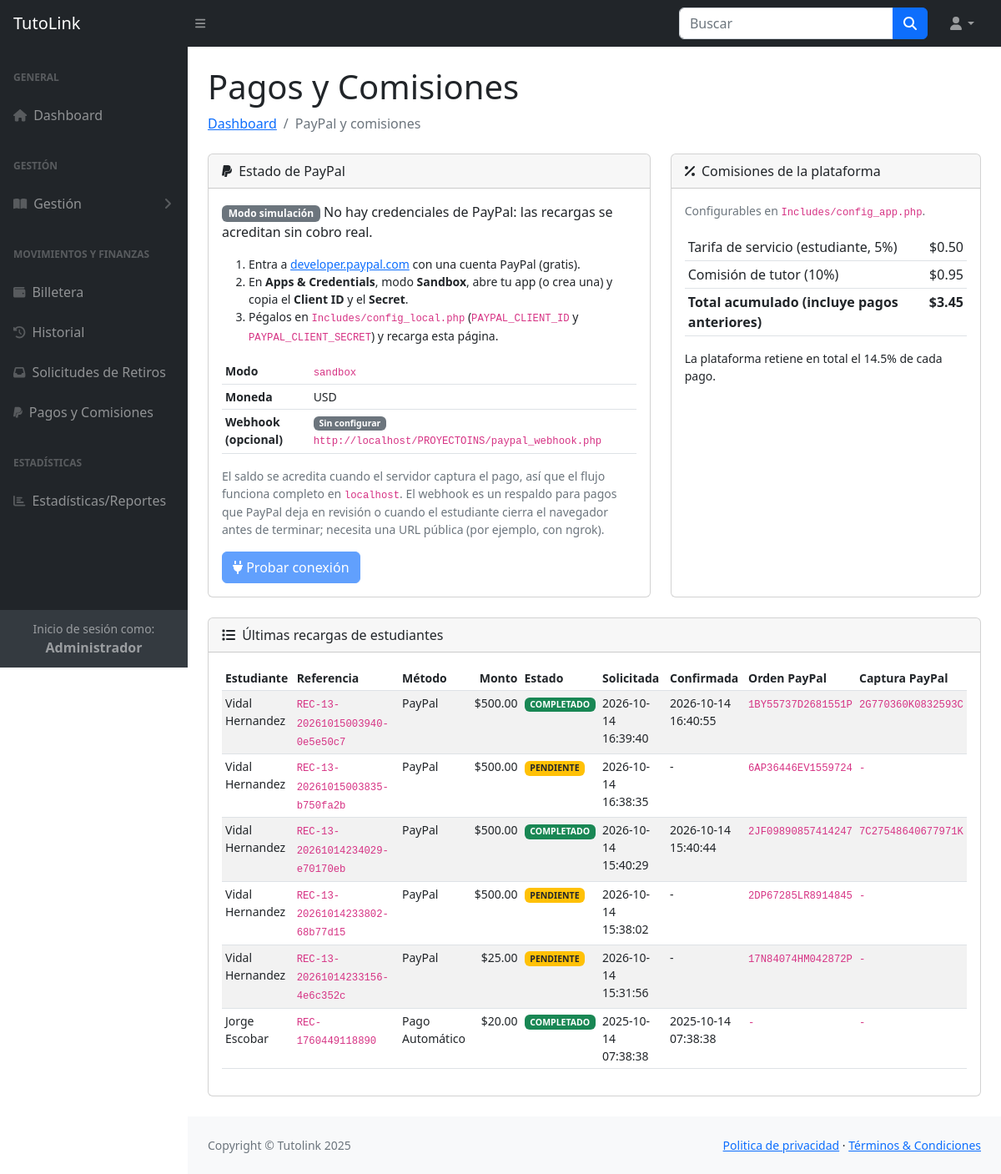
Screenshot of /Administrador/Pagos.php (signed in) with the database file from the repository.
### tables this page shows
CREATE TABLE `recargas_estudiante` (
  `id` int(11) NOT NULL AUTO_INCREMENT,
  `id_estudiante` int(11) NOT NULL,
  `monto` decimal(10,2) NOT NULL,
  `metodo_pago` varchar(50) DEFAULT NULL,
  `estado` varchar(20) NOT NULL DEFAULT 'PENDIENTE',
  `fecha_solicitud` datetime NOT NULL,
  `fecha_confirmacion` datetime DEFAULT NULL,
  `referencia` varchar(100) DEFAULT NULL,
  `paypal_order_id` varchar(64) DEFAULT NULL,
  `paypal_capture_id` varchar(64) DEFAULT NULL,
  PRIMARY KEY (`id`),
  UNIQUE KEY `uk_recarga_referencia` (`referencia`),
  UNIQUE KEY `uk_recarga_paypal_orden` (`paypal_order_id`),
  UNIQUE KEY `uk_recarga_paypal_captura` (`paypal_capture_id`),
  KEY `id_estudiante` (`id_estudiante`),
  CONSTRAINT `recargas_estudiante_ibfk_1` FOREIGN KEY (`id_estudiante`) REFERENCES `usuarios` (`id`)
);

CREATE TABLE `usuarios` (
  `id` int(11) NOT NULL AUTO_INCREMENT,
  `nombre` varchar(50) NOT NULL,
  `apellido` varchar(50) NOT NULL,
  `correo` varchar(100) NOT NULL,
  `telefono` varchar(20) DEFAULT NULL,
  `contrasena` varchar(255) NOT NULL,
  `rol` enum('estudiante','tutor','admin') NOT NULL,
  `perfil_imagen` varchar(255) DEFAULT NULL,
  `carrera` varchar(100) DEFAULT NULL,
  `anio_ciclo` varchar(20) DEFAULT NULL,
  `universidad_estudiante` varchar(100) DEFAULT NULL,
  `modalidad_tutor` varchar(50) DEFAULT NULL,
  `universidad_tutor` varchar(100) DEFAULT NULL,
  `descripcion` text DEFAULT NULL,
  `fecha_registro` timestamp NOT NULL DEFAULT current_timestamp(),
  PRIMARY KEY (`id`),
  UNIQUE KEY `correo` (`correo`)
);

### Includes/PayPal.php (called while the page is built, shortened)
<?php
function paypal_configurado()
{
    return PAYPAL_CLIENT_ID !== '' && PAYPAL_CLIENT_SECRET !== '';
}

### Includes/Comisiones.php (called while the page is built, shortened)
<?php
if (!function_exists('calcular_desglose_pago')) {
    function porcentaje_comision($fraccion)
    {
        return rtrim(rtrim(number_format($fraccion * 100, 2, '.', ''), '0'), '.');
    }
    function porcentaje_comision_total()
    {
        return porcentaje_comision(1 - (1 - COMISION_ESTUDIANTE) * (1 - COMISION_TUTOR));
    }
        ?>
        <?php
}

### Administrador/Pagos.php (the view, shortened to what this page needs)
<?php
include '../Includes/db.php';
include '../Includes/PayPal.php';
$configurado = paypal_configurado();
$url_webhook = APP_URL_BASE . '/paypal_webhook.php';
$es_local = (bool) preg_match('~^https?://(localhost|127\.0\.0\.1|\[::1\])(:\d+)?/~i', APP_URL_BASE . '/');
$recargas = $conn->query("
    SELECT r.referencia, r.monto, r.metodo_pago, r.estado, r.fecha_solicitud, r.fecha_confirmacion,
           r.paypal_order_id, r.paypal_capture_id, u.nombre, u.apellido
    FROM recargas_estudiante r
    JOIN usuarios u ON u.id = r.id_estudiante
    ORDER BY r.id DESC
    LIMIT 20
")->fetchAll(PDO::FETCH_ASSOC);
$comisiones = $conn->query("
    SELECT
        COALESCE(SUM(CASE WHEN referencia LIKE 'Comisión Plataforma (tarifa de servicio%' OR referencia LIKE 'Comisión Plataforma (estudiante%' THEN monto END), 0) AS estudiante,
        COALESCE(SUM(CASE WHEN referencia LIKE 'Comisión Plataforma (comisión de tutor%' OR referencia LIKE 'Comisión Plataforma (tutor%' THEN monto END), 0) AS tutor,
        COALESCE(SUM(monto), 0) AS total
    FROM movimientos_billetera
    WHERE tipo = 'COMISION'
")->fetch(PDO::FETCH_ASSOC);
?>
<!DOCTYPE html>
<html lang="es">
<head>
    <link href="css/styles.css" rel="stylesheet" />
</head>
<body class="sb-nav-fixed">
    <?php include 'Includes/Nav.php'; ?>
    <div id="layoutSidenav">
        <div id="layoutSidenav_nav">
            <?php include 'Includes/NavIzquierdo.php'; ?>
        </div>
        <div id="layoutSidenav_content">
            <main>
                <div class="container-fluid px-4">
                    <h1 class="mt-4">Pagos y Comisiones</h1>
                    <ol class="breadcrumb mb-4">
                        <li class="breadcrumb-item"><a href="index.php">Dashboard</a></li>
                        <li class="breadcrumb-item active">PayPal y comisiones</li>
                    </ol>
                    <div class="row">
                        <div class="col-lg-7 mb-4">
                            <div class="card h-100">
                                <div class="card-header"><i class="fab fa-paypal me-1"></i> Estado de PayPal</div>
                                <div class="card-body">
                                    <?php if ($configurado): ?>
                                        <p>
                                            <span class="badge bg-success">Activo</span>
                                            <span class="badge bg-<?= PAYPAL_MODO === 'live' ? 'danger' : 'info text-dark' ?>">
                                                <?= PAYPAL_MODO === 'live' ? 'Producción: cobros reales' : 'Sandbox: pruebas sin dinero real' ?>
                                            </span>
                                        </p>
                                        <p class="small">Los estudiantes recargan saldo con el botón de PayPal de su Billetera.</p>
                                    <?php else: ?>
                                        <p><span class="badge bg-secondary">Modo simulación</span> No hay credenciales de PayPal:
                                            las recargas se acreditan sin cobro real.</p>
                                        <ol class="small">
                                            <li>Entra a <a href="https://developer.paypal.com" target="_blank" rel="noopener">developer.paypal.com</a>
                                                con una cuenta PayPal (gratis).</li>
                                            <li>En <strong>Apps &amp; Credentials</strong>, modo <strong>Sandbox</strong>, abre tu app
                                                (o crea una) y copia el <strong>Client ID</strong> y el <strong>Secret</strong>.</li>
                                            <li>Pégalos en <code>Includes/config_local.php</code> (<code>PAYPAL_CLIENT_ID</code> y
                                                <code>PAYPAL_CLIENT_SECRET</code>) y recarga esta página.</li>
                                        </ol>
                                    <?php endif; ?>
                                    <table class="table table-sm small">
                                        <tr><th>Modo</th><td><code><?= htmlspecialchars(PAYPAL_MODO) ?></code></td></tr>
                                        <tr><th>Moneda</th><td><?= htmlspecialchars(PAYPAL_MONEDA) ?></td></tr>
                                        <tr><th>Webhook (opcional)</th><td>
                                            <?php if (PAYPAL_WEBHOOK_ID !== ''): ?>
                                                <span class="badge bg-success">Configurado</span>
                                            <?php else: ?>
                                                <span class="badge bg-secondary">Sin configurar</span>
                                            <?php endif; ?>
                                            <code><?= htmlspecialchars($url_webhook) ?></code>
                                        </td></tr>
                                    </table>
                                    <p class="small text-muted">
                                        El saldo se acredita cuando el servidor captura el pago, así que el flujo funciona completo
                                        en <code>localhost</code>. El webhook es un respaldo para pagos que PayPal deja en revisión o
                                        cuando el estudiante cierra el navegador antes de terminar<?= $es_local ? '; necesita una URL pública (por ejemplo, con ngrok)' : '' ?>.
                                    </p>
                                    <a href="Pagos.php?probar=1" class="btn btn-primary <?= $configurado ? '' : 'disabled' ?>">
                                        <i class="fas fa-plug"></i> Probar conexión
                                    </a>
                                </div>
                            </div>
                        </div>
                        <div class="col-lg-5 mb-4">
                            <div class="card h-100">
                                <div class="card-header"><i class="fas fa-percent me-1"></i> Comisiones de la plataforma</div>
                                <div class="card-body">
                                    <p class="small text-muted">Configurables en <code>Includes/config_app.php</code>.</p>
                                    <table class="table table-sm">
                                        <tr><td>Tarifa de servicio (estudiante, <?= porcentaje_comision(COMISION_ESTUDIANTE) ?>%)</td>
                                            <td class="text-end">$<?= number_format($comisiones['estudiante'], 2) ?></td></tr>
                                        <tr><td>Comisión de tutor (<?= porcentaje_comision(COMISION_TUTOR) ?>%)</td>
                                            <td class="text-end">$<?= number_format($comisiones['tutor'], 2) ?></td></tr>
                                        <tr class="fw-bold"><td>Total acumulado (incluye pagos anteriores)</td>
                                            <td class="text-end">$<?= number_format($comisiones['total'], 2) ?></td></tr>
                                    </table>
                                    <p class="small mb-0">La plataforma retiene en total el <?= porcentaje_comision_total() ?>% de cada pago.</p>
                                </div>
                            </div>
                        </div>
                    </div>
                    <div class="card mb-4">
                        <div class="card-header"><i class="fas fa-list me-1"></i> Últimas recargas de estudiantes</div>
                        <div class="card-body table-responsive">
                            <table class="table table-striped table-sm small">
                                <thead>
                                    <tr><th>Estudiante</th><th>Referencia</th><th>Método</th><th class="text-end">Monto</th>
                                        <th>Estado</th><th>Solicitada</th><th>Confirmada</th><th>Orden PayPal</th><th>Captura PayPal</th></tr>
                                </thead>
                                <tbody>
                                    <?php foreach ($recargas as $r): ?>
                                        <?php $color = ['COMPLETADO' => 'success', 'PENDIENTE' => 'warning text-dark', 'FALLIDO' => 'danger'][$r['estado']] ?? 'secondary'; ?>
                                        <tr>
                                            <td><?= htmlspecialchars($r['nombre'] . ' ' . $r['apellido']) ?></td>
                                            <td><code><?= htmlspecialchars($r['referencia'] ?? '') ?></code></td>
                                            <td><?= htmlspecialchars($r['metodo_pago'] ?? '') ?></td>
                                            <td class="text-end">$<?= number_format($r['monto'], 2) ?></td>
                                            <td><span class="badge bg-<?= $color ?>"><?= htmlspecialchars($r['estado']) ?></span></td>
                                            <td><?= htmlspecialchars($r['fecha_solicitud'] ?? '') ?></td>
                                            <td><?= htmlspecialchars($r['fecha_confirmacion'] ?? '-') ?></td>
                                            <td><code><?= htmlspecialchars($r['paypal_order_id'] ?? '-') ?></code></td>
                                            <td><code><?= htmlspecialchars($r['paypal_capture_id'] ?? '-') ?></code></td>
                                        </tr>
                                    <?php endforeach; ?>
                                </tbody>
                            </table>
                        </div>
                    </div>
                </div>
            </main>
            <?php include 'Includes/Footer.php'; ?>
        </div>
    </div>
</body>
</html>

### rows the page displays
recargas_estudiante: id_estudiante.apellido "Vidal Hernandez", referencia "REC-13-20261015003940-0e5e50c7", metodo_pago "PayPal", monto "500.00", estado "COMPLETADO", fecha_solicitud "2026-10-14 16:39:40", fecha_confirmacion "2026-10-14 16:40:55", paypal_order "1BY55737D2681551P", paypal_capture "2G770360K0832593C"
recargas_estudiante: id_estudiante.apellido "Vidal Hernandez", referencia "REC-13-20261015003835-b750fa2b", metodo_pago "PayPal", monto "500.00", estado "PENDIENTE", fecha_solicitud "2026-10-14 16:38:35", fecha_confirmacion "-", paypal_order "6AP36446EV1559724", paypal_capture "-"
recargas_estudiante: id_estudiante.apellido "Vidal Hernandez", referencia "REC-13-20261014234029-e70170eb", metodo_pago "PayPal", monto "500.00", estado "COMPLETADO", fecha_solicitud "2026-10-14 15:40:29", fecha_confirmacion "2026-10-14 15:40:44", paypal_order "2JF09890857414247", paypal_capture "7C27548640677971K"
recargas_estudiante: id_estudiante.apellido "Vidal Hernandez", referencia "REC-13-20261014233802-68b77d15", metodo_pago "PayPal", monto "500.00", estado "PENDIENTE", fecha_solicitud "2026-10-14 15:38:02", fecha_confirmacion "-", paypal_order "2DP67285LR8914845", paypal_capture "-"
recargas_estudiante: id_estudiante.apellido "Vidal Hernandez", referencia "REC-13-20261014233156-4e6c352c", metodo_pago "PayPal", monto "25.00", estado "PENDIENTE", fecha_solicitud "2026-10-14 15:31:56", fecha_confirmacion "-", paypal_order "17N84074HM042872P", paypal_capture "-"
recargas_estudiante: id_estudiante.apellido "Jorge Escobar", referencia "REC-1760449118890", metodo_pago "Pago Automático", monto "20.00", estado "COMPLETADO", fecha_solicitud "2025-10-14 07:38:38", fecha_confirmacion "2025-10-14 07:38:38", paypal_order "-", paypal_capture "-"

### other values shown
PAYPAL_MODO "sandbox"
PAYPAL_MONEDA "USD"
$url_webhook "http://localhost/PROYECTOINS/paypal_webhook.php"
porcentaje_comision(COMISION_ESTUDIANTE) "5"
$comisiones['estudiante'] "0.50"
porcentaje_comision(COMISION_TUTOR) "10"
$comisiones['tutor'] "0.95"
$comisiones['total'] "3.45"
porcentaje_comision_total() "14.5"
